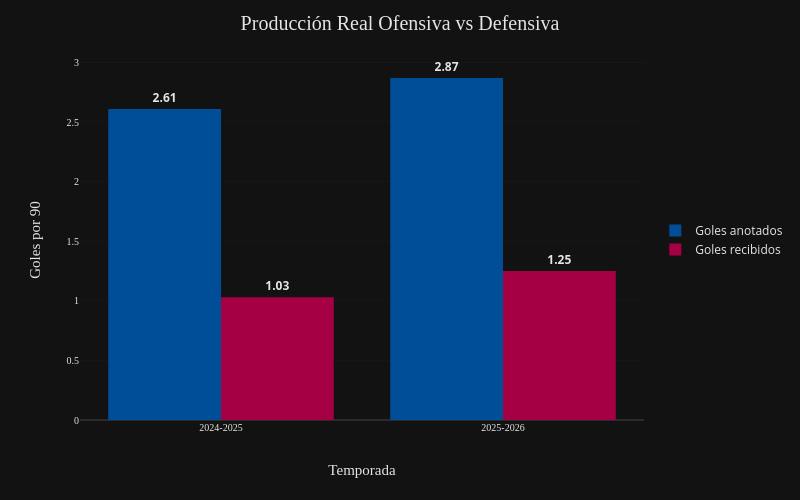

The notebook cell this image was saved under:
### Code cell
fig = px.bar(df_long, x='season', y='value', color='metric',
             barmode='group',
             color_discrete_map={'Goles anotados': BARCA_BLAU, 'Goles recibidos': BARCA_GRANA},
             labels={'value':'Goles por 90','season':'Temporada', 'metric':''},
             text='value')

fig.update_layout(
    #controla el tamano del grafico
    width=800, 
    height=500,
    #controla font del titulo
    title=dict(
        text="Producción Real Ofensiva vs Defensiva",
        font=dict(
            family='robotto_bold.prop',
            size=20,
            color=BARCA_GRAY)
            ),
    #controla la posicion de las leyendas
    legend=dict(
    x=1.02,    # un poco fuera del área para que no tape nada
    y=0.5,
    xanchor="left",
    yanchor="middle"),
    template=None,
    plot_bgcolor='#121212',
    paper_bgcolor='#121212',
    font_color=BARCA_GRAY
)
#controla la posicion de los valores de las barras, y ademas las letras negras
fig.update_traces(texttemplate='<span style="font-family:robotto_thin.prop; font-size:12px;"><b>%{text:.2f}</b></span>',
                  textposition='outside'
)
#controla las propiedades de los ejes x e y
fig.update_xaxes(tickfont=dict(family="robotto_thin.prop", size=10, color=BARCA_GRAY), title=dict(font=dict(family="robotto_thin.prop", size=15, color=BARCA_GRAY)))

fig.update_yaxes(tickfont=dict(family="robotto_thin.prop", size=10, color=BARCA_GRAY), title=dict(font=dict(family="robotto_thin.prop", size=15, color=BARCA_GRAY)))

fig.show()

### Figure 1 — Plotly figure (JSON) as saved in the notebook; plotly's stock layout.template omitted (floating-point values rounded to 4 significant figures)
{"data": [{"alignmentgroup": "True", "hovertemplate": "=Goles anotados<br>Temporada=%{x}<br>Goles por 90=%{text}<extra></extra>", "legendgroup": "Goles anotados", "marker": {"color": "#004D98", "pattern": {"shape": ""}}, "name": "Goles anotados", "offsetgroup": "Goles anotados", "orientation": "v", "showlegend": true, "text": [2.61, 2.87], "textposition": "outside", "texttemplate": "<span style=\"font-family:robotto_thin.prop; font-size:12px;\"><b>%{text:.2f}</b></span>", "type": "bar", "x": ["2024-2025", "2025-2026"], "xaxis": "x", "y": [2.61, 2.87], "yaxis": "y"}, {"alignmentgroup": "True", "hovertemplate": "=Goles recibidos<br>Temporada=%{x}<br>Goles por 90=%{text}<extra></extra>", "legendgroup": "Goles recibidos", "marker": {"color": "#A50044", "pattern": {"shape": ""}}, "name": "Goles recibidos", "offsetgroup": "Goles recibidos", "orientation": "v", "showlegend": true, "text": [1.03, 1.25], "textposition": "outside", "texttemplate": "<span style=\"font-family:robotto_thin.prop; font-size:12px;\"><b>%{text:.2f}</b></span>", "type": "bar", "x": ["2024-2025", "2025-2026"], "xaxis": "x", "y": [1.03, 1.25], "yaxis": "y"}], "layout": {"barmode": "group", "font": {"color": "#E5E5E5"}, "height": 500, "legend": {"title": {"text": ""}, "tracegroupgap": 0, "x": 1.02, "xanchor": "left", "y": 0.5, "yanchor": "middle"}, "margin": {"t": 60}, "paper_bgcolor": "#121212", "plot_bgcolor": "#121212", "title": {"font": {"color": "#E5E5E5", "family": "robotto_bold.prop", "size": 20}, "text": "Producción Real Ofensiva vs Defensiva"}, "width": 800, "xaxis": {"anchor": "y", "domain": [0, 1], "tickfont": {"color": "#E5E5E5", "family": "robotto_thin.prop", "size": 10}, "title": {"font": {"color": "#E5E5E5", "family": "robotto_thin.prop", "size": 15}, "text": "Temporada"}}, "yaxis": {"anchor": "x", "domain": [0, 1], "tickfont": {"color": "#E5E5E5", "family": "robotto_thin.prop", "size": 10}, "title": {"font": {"color": "#E5E5E5", "family": "robotto_thin.prop", "size": 15}, "text": "Goles por 90"}}}}
